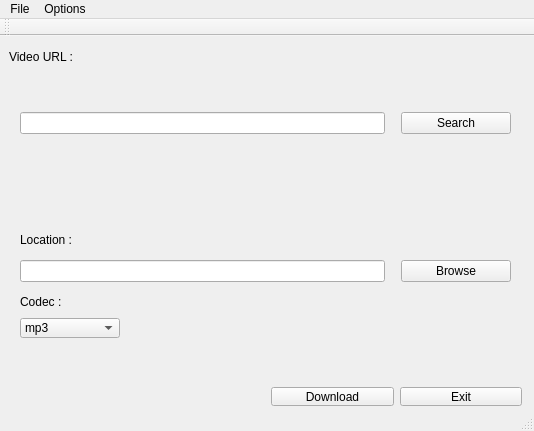
<?xml version="1.0" encoding="UTF-8"?>
<ui version="4.0">
 <class>Launcher</class>
 <widget class="QMainWindow" name="Launcher">
  <property name="geometry">
   <rect>
    <x>0</x>
    <y>0</y>
    <width>534</width>
    <height>431</height>
   </rect>
  </property>
  <property name="sizePolicy">
   <sizepolicy hsizetype="Fixed" vsizetype="Fixed">
    <horstretch>54</horstretch>
    <verstretch>0</verstretch>
   </sizepolicy>
  </property>
  <property name="minimumSize">
   <size>
    <width>534</width>
    <height>431</height>
   </size>
  </property>
  <property name="maximumSize">
   <size>
    <width>534</width>
    <height>431</height>
   </size>
  </property>
  <property name="windowTitle">
   <string>Launcher</string>
  </property>
  <widget class="QWidget" name="centralWidget">
   <widget class="QWidget" name="widget_buttons" native="true">
    <property name="geometry">
     <rect>
      <x>260</x>
      <y>340</y>
      <width>271</width>
      <height>41</height>
     </rect>
    </property>
    <layout class="QHBoxLayout" name="hl_buttons">
     <property name="rightMargin">
      <number>9</number>
     </property>
     <item>
      <widget class="QPushButton" name="btn_download">
       <property name="text">
        <string>Download</string>
       </property>
      </widget>
     </item>
     <item>
      <widget class="QPushButton" name="btn_exit">
       <property name="text">
        <string>Exit</string>
       </property>
      </widget>
     </item>
    </layout>
   </widget>
   <widget class="QWidget" name="verticalLayoutWidget">
    <property name="geometry">
     <rect>
      <x>0</x>
      <y>0</y>
      <width>531</width>
      <height>331</height>
     </rect>
    </property>
    <layout class="QVBoxLayout" name="vl_mainlayout">
     <property name="leftMargin">
      <number>9</number>
     </property>
     <property name="rightMargin">
      <number>9</number>
     </property>
     <item>
      <widget class="QLabel" name="lbl_videourl">
       <property name="maximumSize">
        <size>
         <width>16777215</width>
         <height>20</height>
        </size>
       </property>
       <property name="text">
        <string>Video URL :</string>
       </property>
      </widget>
     </item>
     <item>
      <widget class="QWidget" name="horizontalWidget_2" native="true">
       <property name="sizePolicy">
        <sizepolicy hsizetype="Expanding" vsizetype="Fixed">
         <horstretch>0</horstretch>
         <verstretch>0</verstretch>
        </sizepolicy>
       </property>
       <property name="maximumSize">
        <size>
         <width>16777215</width>
         <height>100</height>
        </size>
       </property>
       <layout class="QHBoxLayout" name="hl_videourl">
        <property name="sizeConstraint">
         <enum>QLayout::SetMinimumSize</enum>
        </property>
        <item>
         <widget class="QLineEdit" name="le_url">
          <property name="sizePolicy">
           <sizepolicy hsizetype="Minimum" vsizetype="Fixed">
            <horstretch>0</horstretch>
            <verstretch>0</verstretch>
           </sizepolicy>
          </property>
         </widget>
        </item>
        <item>
         <spacer name="horizontalSpacer">
          <property name="orientation">
           <enum>Qt::Horizontal</enum>
          </property>
          <property name="sizeType">
           <enum>QSizePolicy::Fixed</enum>
          </property>
          <property name="sizeHint" stdset="0">
           <size>
            <width>10</width>
            <height>20</height>
           </size>
          </property>
         </spacer>
        </item>
        <item>
         <widget class="QPushButton" name="btn_url">
          <property name="maximumSize">
           <size>
            <width>110</width>
            <height>16777215</height>
           </size>
          </property>
          <property name="text">
           <string>Search</string>
          </property>
         </widget>
        </item>
       </layout>
      </widget>
     </item>
     <item>
      <widget class="QLabel" name="lbl_error">
       <property name="sizePolicy">
        <sizepolicy hsizetype="Minimum" vsizetype="Minimum">
         <horstretch>0</horstretch>
         <verstretch>0</verstretch>
        </sizepolicy>
       </property>
       <property name="maximumSize">
        <size>
         <width>16777215</width>
         <height>30</height>
        </size>
       </property>
       <property name="text">
        <string/>
       </property>
       <property name="alignment">
        <set>Qt::AlignCenter</set>
       </property>
      </widget>
     </item>
     <item>
      <widget class="QWidget" name="widget_location" native="true">
       <property name="sizePolicy">
        <sizepolicy hsizetype="Preferred" vsizetype="Fixed">
         <horstretch>0</horstretch>
         <verstretch>0</verstretch>
        </sizepolicy>
       </property>
       <property name="maximumSize">
        <size>
         <width>16777215</width>
         <height>250</height>
        </size>
       </property>
       <layout class="QVBoxLayout" name="vl_location_2">
        <item>
         <widget class="QLabel" name="lbl_location_2">
          <property name="maximumSize">
           <size>
            <width>16777215</width>
            <height>20</height>
           </size>
          </property>
          <property name="text">
           <string>Location :</string>
          </property>
         </widget>
        </item>
        <item>
         <layout class="QHBoxLayout" name="hl_location_2">
          <item>
           <widget class="QLineEdit" name="le_filelocation">
            <property name="sizePolicy">
             <sizepolicy hsizetype="Minimum" vsizetype="Fixed">
              <horstretch>0</horstretch>
              <verstretch>0</verstretch>
             </sizepolicy>
            </property>
           </widget>
          </item>
          <item>
           <spacer name="horizontalSpacer_3">
            <property name="orientation">
             <enum>Qt::Horizontal</enum>
            </property>
            <property name="sizeType">
             <enum>QSizePolicy::Fixed</enum>
            </property>
            <property name="sizeHint" stdset="0">
             <size>
              <width>10</width>
              <height>20</height>
             </size>
            </property>
           </spacer>
          </item>
          <item>
           <widget class="QPushButton" name="btn_browselocation">
            <property name="maximumSize">
             <size>
              <width>110</width>
              <height>16777215</height>
             </size>
            </property>
            <property name="text">
             <string>Browse</string>
            </property>
           </widget>
          </item>
         </layout>
        </item>
        <item>
         <layout class="QVBoxLayout" name="vl_codec">
          <property name="spacing">
           <number>6</number>
          </property>
          <property name="leftMargin">
           <number>0</number>
          </property>
          <property name="topMargin">
           <number>0</number>
          </property>
          <item>
           <widget class="QLabel" name="lbl_format">
            <property name="maximumSize">
             <size>
              <width>16777215</width>
              <height>20</height>
             </size>
            </property>
            <property name="text">
             <string>Codec :</string>
            </property>
           </widget>
          </item>
          <item>
           <widget class="QComboBox" name="cb_codec">
            <property name="maximumSize">
             <size>
              <width>100</width>
              <height>20</height>
             </size>
            </property>
            <item>
             <property name="text">
              <string>mp3</string>
             </property>
            </item>
            <item>
             <property name="text">
              <string>Vorbis</string>
             </property>
            </item>
            <item>
             <property name="text">
              <string>aac</string>
             </property>
            </item>
           </widget>
          </item>
         </layout>
        </item>
       </layout>
      </widget>
     </item>
    </layout>
   </widget>
  </widget>
  <widget class="QMenuBar" name="menuBar">
   <property name="geometry">
    <rect>
     <x>0</x>
     <y>0</y>
     <width>534</width>
     <height>19</height>
    </rect>
   </property>
   <widget class="QMenu" name="menuFile">
    <property name="title">
     <string>File</string>
    </property>
   </widget>
   <widget class="QMenu" name="menuOptions">
    <property name="title">
     <string>Options</string>
    </property>
    <addaction name="act_showDownload"/>
   </widget>
   <addaction name="menuFile"/>
   <addaction name="menuOptions"/>
  </widget>
  <widget class="QToolBar" name="mainToolBar">
   <attribute name="toolBarArea">
    <enum>TopToolBarArea</enum>
   </attribute>
   <attribute name="toolBarBreak">
    <bool>false</bool>
   </attribute>
  </widget>
  <widget class="QStatusBar" name="statusBar"/>
  <action name="act_showDownload">
   <property name="text">
    <string>Show downloads</string>
   </property>
   <property name="shortcut">
    <string>Ctrl+J</string>
   </property>
  </action>
 </widget>
 <layoutdefault spacing="6" margin="11"/>
 <resources/>
 <connections/>
</ui>
